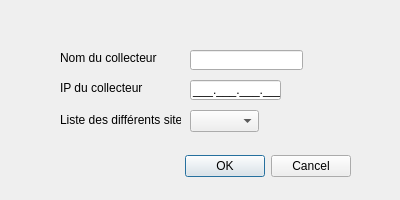
<?xml version="1.0" encoding="UTF-8"?>
<ui version="4.0">
 <class>FEN_AjouterCollecteur</class>
 <widget class="QDialog" name="FEN_AjouterCollecteur">
  <property name="geometry">
   <rect>
    <x>0</x>
    <y>0</y>
    <width>400</width>
    <height>200</height>
   </rect>
  </property>
  <property name="minimumSize">
   <size>
    <width>400</width>
    <height>200</height>
   </size>
  </property>
  <property name="maximumSize">
   <size>
    <width>400</width>
    <height>200</height>
   </size>
  </property>
  <property name="font">
   <font>
    <weight>50</weight>
    <bold>false</bold>
   </font>
  </property>
  <property name="windowTitle">
   <string>Fenêtre - Ajouter un nouveau collecteur</string>
  </property>
  <widget class="QDialogButtonBox" name="DBB_dialog">
   <property name="geometry">
    <rect>
     <x>10</x>
     <y>150</y>
     <width>341</width>
     <height>32</height>
    </rect>
   </property>
   <property name="font">
    <font>
     <weight>50</weight>
     <bold>false</bold>
    </font>
   </property>
   <property name="orientation">
    <enum>Qt::Horizontal</enum>
   </property>
   <property name="standardButtons">
    <set>QDialogButtonBox::Cancel|QDialogButtonBox::Ok</set>
   </property>
  </widget>
  <widget class="QLineEdit" name="LE_nom">
   <property name="geometry">
    <rect>
     <x>190</x>
     <y>50</y>
     <width>113</width>
     <height>20</height>
    </rect>
   </property>
  </widget>
  <widget class="QLabel" name="L_nom">
   <property name="geometry">
    <rect>
     <x>60</x>
     <y>50</y>
     <width>111</width>
     <height>16</height>
    </rect>
   </property>
   <property name="text">
    <string>Nom du collecteur</string>
   </property>
  </widget>
  <widget class="QLineEdit" name="LE_ip">
   <property name="geometry">
    <rect>
     <x>190</x>
     <y>80</y>
     <width>91</width>
     <height>20</height>
    </rect>
   </property>
   <property name="inputMask">
    <string>000.000.000.000;_</string>
   </property>
   <property name="cursorPosition">
    <number>1</number>
   </property>
  </widget>
  <widget class="QLabel" name="label">
   <property name="geometry">
    <rect>
     <x>60</x>
     <y>80</y>
     <width>101</width>
     <height>16</height>
    </rect>
   </property>
   <property name="text">
    <string>IP du collecteur</string>
   </property>
  </widget>
  <widget class="QComboBox" name="CB_site">
   <property name="geometry">
    <rect>
     <x>190</x>
     <y>110</y>
     <width>69</width>
     <height>22</height>
    </rect>
   </property>
  </widget>
  <widget class="QLabel" name="label_2">
   <property name="geometry">
    <rect>
     <x>60</x>
     <y>110</y>
     <width>121</width>
     <height>20</height>
    </rect>
   </property>
   <property name="text">
    <string>Liste des différents sites</string>
   </property>
  </widget>
 </widget>
 <resources/>
 <connections>
  <connection>
   <sender>DBB_dialog</sender>
   <signal>accepted()</signal>
   <receiver>FEN_AjouterCollecteur</receiver>
   <slot>accept()</slot>
   <hints>
    <hint type="sourcelabel">
     <x>248</x>
     <y>254</y>
    </hint>
    <hint type="destinationlabel">
     <x>157</x>
     <y>274</y>
    </hint>
   </hints>
  </connection>
  <connection>
   <sender>DBB_dialog</sender>
   <signal>rejected()</signal>
   <receiver>FEN_AjouterCollecteur</receiver>
   <slot>reject()</slot>
   <hints>
    <hint type="sourcelabel">
     <x>316</x>
     <y>260</y>
    </hint>
    <hint type="destinationlabel">
     <x>286</x>
     <y>274</y>
    </hint>
   </hints>
  </connection>
 </connections>
</ui>
